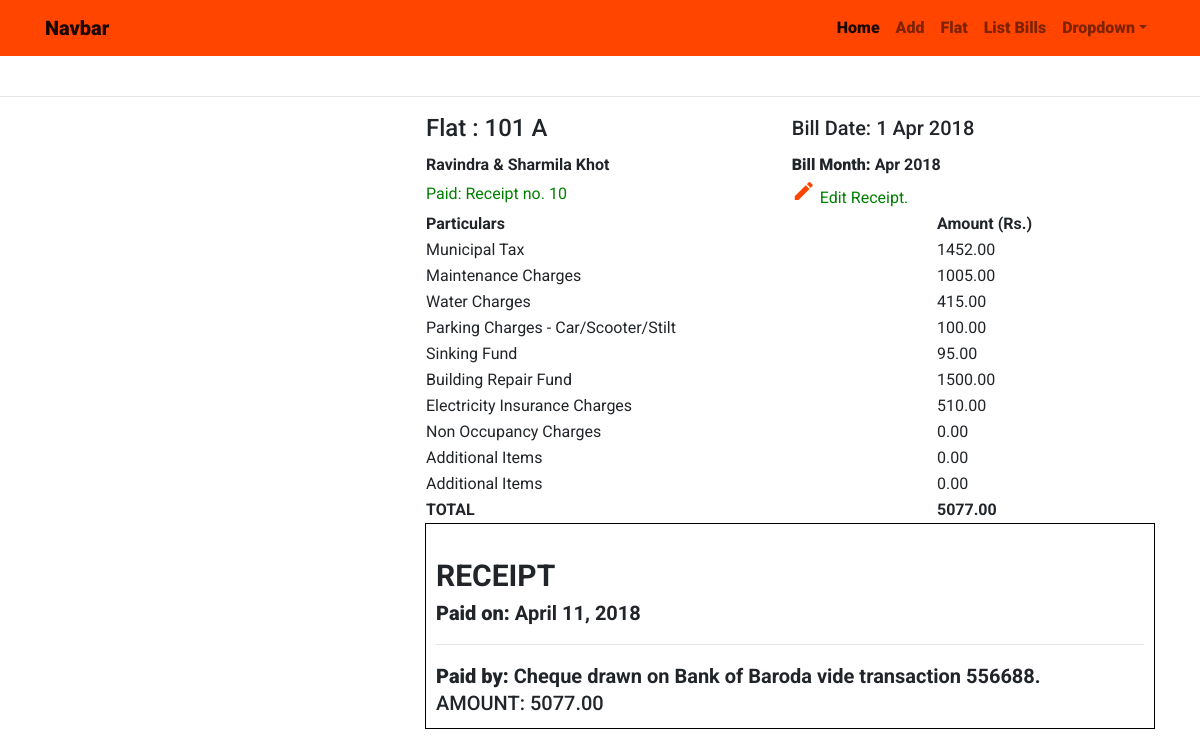
The page /billing/bill_view/400/ on the database its author committed.
### billing/models.py (models this page shows, shortened)
class FlatBill(models.Model):
    flat_name       = models.ForeignKey(Flat, on_delete=models.CASCADE)
    bill_date       = models.DateField("Bill Date", auto_now_add=True)
    municipal_tax   = models.DecimalField(max_digits=10, decimal_places=2, help_text = "Taxes Levied by BMC")
    maintenance     = models.DecimalField(max_digits=10, decimal_places=2, help_text = "Maintenance Charges")
    water_charges   = models.DecimalField(max_digits=10, decimal_places=2, help_text = "Water Costs")
    parking_charges = models.DecimalField(max_digits=10, decimal_places=2, help_text = "Car/Scooter/Stilt")
    sinking_fund    = models.DecimalField(max_digits=10, decimal_places=2, help_text = "Sinking Fund")
    building_repair = models.DecimalField(max_digits=10, decimal_places=2, help_text = "Fund for Building Repairs")
    is_paid         = models.BooleanField(default=False)
    elec_ins_chgs   = models.DecimalField("Electricity Insurance Charges", max_digits=10,
                                            decimal_places=2,
                                            help_text = "Electricity Insurance"
                                        )
    noc_charges     = models.DecimalField("N.O.C. Charges", max_digits=10, decimal_places=2,
                                         help_text = "Non Occupancy Charges",
                                         default = 0,
                                         )
    add_item_name_1 = models.CharField("Additional Items e.g. Building Maintenance",
                                        max_length=100, blank=True )
    add_item_name_2 = models.CharField("Additional Items e.g. Emergency_fund",
                                        max_length=100, blank=True )
    add_item_amt_1  = models.DecimalField(default = 0, max_digits=10, decimal_places=2, help_text = "Amount for Additional Item 1")
    add_item_amt_2  = models.DecimalField(default = 0, max_digits=10, decimal_places=2, help_text = "Amount for Additional Item 2")
    def total(self):
        return(self.municipal_tax +
                self.maintenance +
                self.water_charges +
                self.parking_charges +
                self.sinking_fund +
                self.building_repair +
                self.elec_ins_chgs +
                self.noc_charges +
                self.add_item_amt_1 +
                self.add_item_amt_2
                )

class Receipt(models.Model):
    related_bill = models.OneToOneField(FlatBill, on_delete=models.CASCADE)
    paid_on = models.DateField()
    payment_mode = models.CharField(max_length=200, help_text = "Cheque, Bank Transfer etc.")
    drawn_on = models.CharField(max_length=250, help_text="Financial institution received from.")
    transaction_no = models.CharField(max_length=250, help_text="Cheque Number or Bank Transfer Number.")
    received_amount = models.DecimalField(max_digits=25, decimal_places=2, help_text="Amount Received from Member.")

### members/models.py (models this page shows, shortened)
class Flat (models.Model):
        flat_number     = models.CharField(max_length=3,
                        verbose_name='Flat Number',
                        validators = [number_validator],
                        )
        wing            = models.CharField(max_length=1)
        slug            = models.SlugField(unique = True, blank=True)
        class Meta:
                unique_together = ("flat_number", "wing")
        def __str__(self):
                return "{} {}".format( self.flat_number, self.wing)

class Guest (models.Model):
        flat_number     = models.OneToOneField(Flat, on_delete=models.CASCADE)
        first_name      = models.CharField(max_length = 200)
        last_name       = models.CharField(max_length = 200)
        mobile          = models.CharField(max_length = 10,
                validators = [mobile_validator]
                )
        def __str__(self):
                return "{} {}".format(self.first_name, self.last_name)

### billing/views.py (the view)
# urls.py: path('bill_view/<int:id>/', bill_view, name = "bill_view"),
def bill_view(request, id):
    bill = get_object_or_404(FlatBill, id = id)
    receipt_form = ReceiptForm(request.POST or None, initial={'received_amount':bill.total()})
    if receipt_form.is_valid():
        instance = receipt_form.save(commit=False)
        instance.related_bill = bill
        instance.save()
    context = {'bill':bill, 'receipt_form':receipt_form}
    return render (request, 'billing/bill_view.html', context)

### society/templates/billing/bill_view.html (shortened to what this page needs)
{% extends 'index1.html' %}
{% block content %}
    <div>
        <table style="width:100%" class="bordered">
            <tr>
                <th><h4>Flat : {{bill.flat_name}} </h4></th>
                <th><h5>Bill Date: {{bill.bill_date|date:"j M Y"}}</h5></th>
            </tr>
            <tr>
                <th>{{bill.flat_name.guest}}</th>
                <th><strong>Bill Month: </strong>{{bill.bill_date|date:"M Y"}}</th>
            </tr>
            <tr>
                {% if not bill.is_paid %}
                    <td style="color:red">Outstanding</td>
                    <td ><a href  ="{% url 'create_receipt' bill.id %}" style='color:red'><i class="material-icons">add</i> Create Receipt.</a></td>
                {% else %}
                    <td style="color:green">Paid: Receipt no. {{bill.receipt.id}}</td>
                    <td ><a href  ="{% url 'create_receipt' bill.id %}" style='color:green'><i class="material-icons">edit</i> Edit Receipt.</a></td>
                {% endif %}
            </tr>
        </table>
            <table style="width:100%" class="bordered">
                <tr>
                <th style="width:70%" class="center-align bordered">Particulars</th>
                <th class="right-align">Amount (Rs.)</th>
                </tr>
                <tr>
                    <td>Municipal Tax</td>
                    <td class="right-align">{{bill.municipal_tax}}</td>
                </tr>
                    <tr>
                    <td>Maintenance Charges</td>
                    <td class="right-align">{{bill.maintenance}}</td>
                </tr>
                <tr>
                   <td>Water Charges</td>
                   <td class="right-align">{{bill.water_charges}}</td>
                </tr>
                <tr>
                    <td>Parking Charges - Car/Scooter/Stilt</td>
                    <td class="right-align">{{bill.parking_charges}}</td>
                </tr>
                <tr>
                    <td>Sinking Fund</td>
                    <td class="right-align">{{bill.sinking_fund}}</td>
                </tr>
                <tr>
                        <td>Building Repair Fund</td>
                        <td class="right-align">{{bill.building_repair}}</td>
                </tr>
                <tr>
                        <td>Electricity Insurance Charges</td>
                        <td class="right-align">{{bill.elec_ins_chgs}}</td>
                </tr>
                <tr>
                        <td>Non Occupancy Charges</td>
                        <td class="right-align">{{bill.noc_charges}}</td>
                </tr>
                <tr>
                        <td>Additional Items</td>
                        <td class="right-align">{{bill.add_item_amt_1}}</td>
                </tr>
                <tr>
                        <td>Additional Items</td>
                        <td class="right-align">{{bill.add_item_amt_2}}</td>
                </tr>
                <tr>
                        <td class="right-align"><strong>TOTAL</strong></td>
                        <td class="right-align"><strong>{{bill.total}}</strong></td>
                </tr>
            </table>
        </div>
        {% if bill.receipt %}
            <div style="border: 1px solid black; padding:5px 10px 5px 10px;">
                <br>
                <div style="font-weight:bold; font-size:30px ;">
                    RECEIPT
                    <div style="font-weight:medium; font-size:20px ;">
                        <strong>Paid on: </strong>{{bill.receipt.paid_on}}<br>
                        <hr>
                        <strong>Paid by: </strong>{{bill.receipt.payment_mode}} drawn on {{bill.receipt.drawn_on}} vide transaction {{bill.receipt.transaction_no}}.<br>
                    </div>
                    <h5>AMOUNT: {{bill.receipt.received_amount}}</h5>
                </div>
            </div>
        {% endif %}
{% endblock content %}

### static/css/stylesheet.css (style rules this page uses)
body { padding-top: 5rem; font-family: 'Roboto', sans-serif; }
i { color: orangered; }

### rows shown on the page
FlatBill: flat_name "101 A", bill_date "1 Apr 2018", flat_name.guest "Ravindra & Sharmila Khot", bill_date "Apr 2018", receipt.id "10", municipal_tax "1452.00", maintenance "1005.00", water_charges "415.00", parking_charges "100.00", sinking_fund "95.00", building_repair "1500.00", elec_ins_chgs "510.00", noc_charges "0.00", add_item_amt_1 "0.00", add_item_amt_2 "0.00", total "5077.00", receipt.paid_on "April 11, 2018", receipt.payment_mode "Cheque", receipt.drawn_on "Bank of Baroda", receipt.transaction_no "556688", receipt.received_amount "5077.00"
